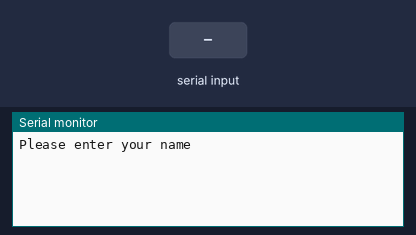
Recording of a sketch running on a simulated Arduino Uno, built with avr-gcc and run on an emulated ATmega328P. Shown: the last lines printed to the serial monitor. The test bench sets the inputs (shaded band).

Above: at 1.2 s.
1.3 s: "1" received over Serial
At 3.1 s:
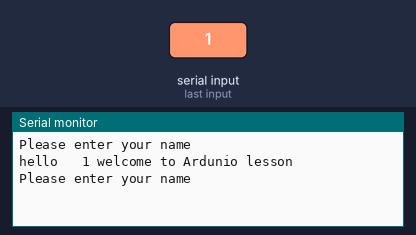
3.8 s: "0" received over Serial
At 5.2 s:
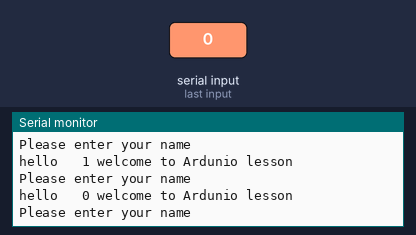
5.3 s: "2" received over Serial
At 7.4 s:
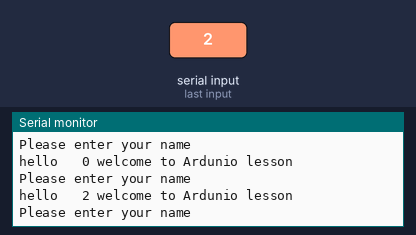

The sketch:

19_Reading_Strings_from_the_Serial_Monitor.ino
```cpp
String UserName;

String message="Please enter your name";
//String message2="Hello welcome to Ardunio lesson:");
void setup() {
  // put your setup code here, to run once:
Serial.begin(9600);
}

void loop() {
  // put your main code here, to run repeatedly:
  Serial.println(message);
  while(Serial.available()==0){

  }
UserName=Serial.readString(); // user will input a string
Serial.println("hello \t" + UserName + " welcome to Ardunio lesson");
//Serial.print(UserName);
}
   //OR
 /*  UserName=Serial.readString(); // user will input a string
Serial.println("hello");
Serial.print (UserName);
Serial.print (" welcome to Ardunio lesson");
//Serial.print(UserName);   */
```

Measured:
- after the input at 1.3 s, the serial monitor: prints a new line after 1.0 s (image 1)
- after the input at 3.8 s, the serial monitor: prints a new line after 1.0 s (image 2)
- after the input at 5.3 s, the serial monitor: prints a new line after 1.0 s (image 3)
